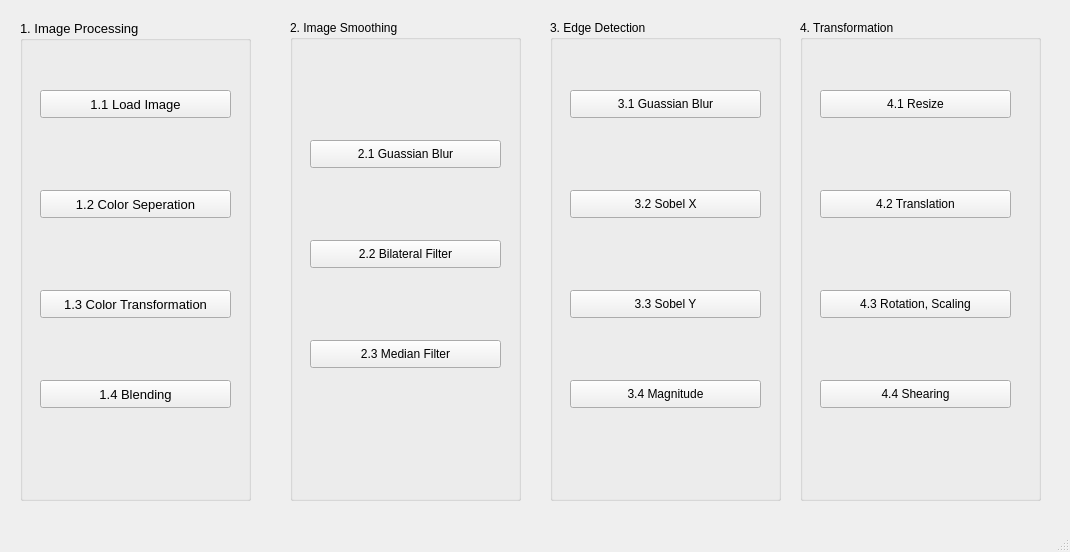
<?xml version="1.0" encoding="UTF-8"?>
<ui version="4.0">
 <class>MainWindow</class>
 <widget class="QMainWindow" name="MainWindow">
  <property name="geometry">
   <rect>
    <x>0</x>
    <y>0</y>
    <width>1070</width>
    <height>552</height>
   </rect>
  </property>
  <property name="font">
   <font>
    <family>Arial</family>
    <weight>50</weight>
    <italic>false</italic>
    <bold>false</bold>
    <underline>false</underline>
    <strikeout>false</strikeout>
   </font>
  </property>
  <property name="windowTitle">
   <string> 2021 Opencvdl Hw1</string>
  </property>
  <widget class="QWidget" name="centralwidget">
   <widget class="QGroupBox" name="groupBox">
    <property name="geometry">
     <rect>
      <x>20</x>
      <y>20</y>
      <width>231</width>
      <height>481</height>
     </rect>
    </property>
    <property name="font">
     <font>
      <pointsize>10</pointsize>
     </font>
    </property>
    <property name="title">
     <string>1. Image Processing</string>
    </property>
    <widget class="QPushButton" name="pushButton_2">
     <property name="geometry">
      <rect>
       <x>20</x>
       <y>170</y>
       <width>191</width>
       <height>28</height>
      </rect>
     </property>
     <property name="layoutDirection">
      <enum>Qt::LeftToRight</enum>
     </property>
     <property name="text">
      <string>1.2 Color Seperation</string>
     </property>
    </widget>
    <widget class="QPushButton" name="pushButton">
     <property name="geometry">
      <rect>
       <x>20</x>
       <y>70</y>
       <width>191</width>
       <height>28</height>
      </rect>
     </property>
     <property name="text">
      <string>1.1 Load Image</string>
     </property>
    </widget>
    <widget class="QPushButton" name="pushButton_3">
     <property name="geometry">
      <rect>
       <x>20</x>
       <y>270</y>
       <width>191</width>
       <height>28</height>
      </rect>
     </property>
     <property name="text">
      <string>1.3 Color Transformation</string>
     </property>
    </widget>
    <widget class="QPushButton" name="pushButton_4">
     <property name="geometry">
      <rect>
       <x>20</x>
       <y>360</y>
       <width>191</width>
       <height>28</height>
      </rect>
     </property>
     <property name="text">
      <string>1.4 Blending</string>
     </property>
    </widget>
   </widget>
   <widget class="QGroupBox" name="groupBox_2">
    <property name="geometry">
     <rect>
      <x>290</x>
      <y>20</y>
      <width>231</width>
      <height>481</height>
     </rect>
    </property>
    <property name="title">
     <string>2. Image Smoothing</string>
    </property>
    <widget class="QPushButton" name="pushButton_5">
     <property name="geometry">
      <rect>
       <x>20</x>
       <y>120</y>
       <width>191</width>
       <height>28</height>
      </rect>
     </property>
     <property name="layoutDirection">
      <enum>Qt::LeftToRight</enum>
     </property>
     <property name="text">
      <string>2.1 Guassian Blur</string>
     </property>
    </widget>
    <widget class="QPushButton" name="pushButton_6">
     <property name="geometry">
      <rect>
       <x>20</x>
       <y>220</y>
       <width>191</width>
       <height>28</height>
      </rect>
     </property>
     <property name="layoutDirection">
      <enum>Qt::LeftToRight</enum>
     </property>
     <property name="text">
      <string>2.2 Bilateral Filter</string>
     </property>
    </widget>
    <widget class="QPushButton" name="pushButton_7">
     <property name="geometry">
      <rect>
       <x>20</x>
       <y>320</y>
       <width>191</width>
       <height>28</height>
      </rect>
     </property>
     <property name="layoutDirection">
      <enum>Qt::LeftToRight</enum>
     </property>
     <property name="text">
      <string>2.3 Median Filter</string>
     </property>
    </widget>
   </widget>
   <widget class="QGroupBox" name="groupBox_3">
    <property name="geometry">
     <rect>
      <x>550</x>
      <y>20</y>
      <width>231</width>
      <height>481</height>
     </rect>
    </property>
    <property name="title">
     <string>3. Edge Detection</string>
    </property>
    <widget class="QPushButton" name="pushButton_8">
     <property name="geometry">
      <rect>
       <x>20</x>
       <y>70</y>
       <width>191</width>
       <height>28</height>
      </rect>
     </property>
     <property name="layoutDirection">
      <enum>Qt::LeftToRight</enum>
     </property>
     <property name="text">
      <string>3.1 Guassian Blur</string>
     </property>
    </widget>
    <widget class="QPushButton" name="pushButton_9">
     <property name="geometry">
      <rect>
       <x>20</x>
       <y>170</y>
       <width>191</width>
       <height>28</height>
      </rect>
     </property>
     <property name="layoutDirection">
      <enum>Qt::LeftToRight</enum>
     </property>
     <property name="text">
      <string>3.2 Sobel X</string>
     </property>
    </widget>
    <widget class="QPushButton" name="pushButton_10">
     <property name="geometry">
      <rect>
       <x>20</x>
       <y>270</y>
       <width>191</width>
       <height>28</height>
      </rect>
     </property>
     <property name="layoutDirection">
      <enum>Qt::LeftToRight</enum>
     </property>
     <property name="text">
      <string>3.3 Sobel Y</string>
     </property>
    </widget>
    <widget class="QPushButton" name="pushButton_11">
     <property name="geometry">
      <rect>
       <x>20</x>
       <y>360</y>
       <width>191</width>
       <height>28</height>
      </rect>
     </property>
     <property name="layoutDirection">
      <enum>Qt::LeftToRight</enum>
     </property>
     <property name="text">
      <string>3.4 Magnitude</string>
     </property>
    </widget>
   </widget>
   <widget class="QGroupBox" name="groupBox_4">
    <property name="geometry">
     <rect>
      <x>800</x>
      <y>20</y>
      <width>241</width>
      <height>481</height>
     </rect>
    </property>
    <property name="title">
     <string>4. Transformation</string>
    </property>
    <widget class="QPushButton" name="pushButton_12">
     <property name="geometry">
      <rect>
       <x>20</x>
       <y>70</y>
       <width>191</width>
       <height>28</height>
      </rect>
     </property>
     <property name="layoutDirection">
      <enum>Qt::LeftToRight</enum>
     </property>
     <property name="text">
      <string>4.1 Resize</string>
     </property>
    </widget>
    <widget class="QPushButton" name="pushButton_13">
     <property name="geometry">
      <rect>
       <x>20</x>
       <y>170</y>
       <width>191</width>
       <height>28</height>
      </rect>
     </property>
     <property name="layoutDirection">
      <enum>Qt::LeftToRight</enum>
     </property>
     <property name="text">
      <string>4.2 Translation</string>
     </property>
    </widget>
    <widget class="QPushButton" name="pushButton_14">
     <property name="geometry">
      <rect>
       <x>20</x>
       <y>270</y>
       <width>191</width>
       <height>28</height>
      </rect>
     </property>
     <property name="layoutDirection">
      <enum>Qt::LeftToRight</enum>
     </property>
     <property name="text">
      <string>4.3 Rotation, Scaling</string>
     </property>
    </widget>
    <widget class="QPushButton" name="pushButton_15">
     <property name="geometry">
      <rect>
       <x>20</x>
       <y>360</y>
       <width>191</width>
       <height>28</height>
      </rect>
     </property>
     <property name="layoutDirection">
      <enum>Qt::LeftToRight</enum>
     </property>
     <property name="text">
      <string>4.4 Shearing</string>
     </property>
    </widget>
   </widget>
  </widget>
  <widget class="QMenuBar" name="menubar">
   <property name="geometry">
    <rect>
     <x>0</x>
     <y>0</y>
     <width>1070</width>
     <height>25</height>
    </rect>
   </property>
  </widget>
  <widget class="QStatusBar" name="statusbar"/>
 </widget>
 <resources/>
 <connections>
  <connection>
   <sender>pushButton</sender>
   <signal>clicked()</signal>
   <receiver>MainWindow</receiver>
   <slot>buttonClicked1()</slot>
   <hints>
    <hint type="sourcelabel">
     <x>178</x>
     <y>128</y>
    </hint>
    <hint type="destinationlabel">
     <x>263</x>
     <y>168</y>
    </hint>
   </hints>
  </connection>
 </connections>
 <slots>
  <slot>buttonClicked1()</slot>
  <slot>buttonClicked2()</slot>
  <slot>buttonClicked3()</slot>
  <slot>buttonClicked4()</slot>
  <slot>buttonClicked5()</slot>
  <slot>buttonClicked6()</slot>
  <slot>buttonClicked7()</slot>
  <slot>buttonClicked8()</slot>
  <slot>buttonClicked9()</slot>
  <slot>buttonClicked10()</slot>
  <slot>buttonClicked11()</slot>
  <slot>buttonClicked12()</slot>
  <slot>buttonClicked13()</slot>
  <slot>buttonClicked14()</slot>
  <slot>buttonClicked15()</slot>
 </slots>
</ui>
